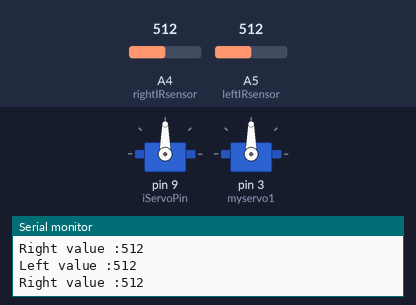
Simulated run of this sketch. Board: Arduino Uno, built with avr-gcc and run on an emulated ATmega328P. On the bench: 2 × servo, the last lines printed to the serial monitor. Inputs (shaded band) come from the test bench; at power-on: A4 (rightIRsensor) = 512, A5 (leftIRsensor) = 512.

Above: at 11.2 s.
11.3 s: A4 (rightIRsensor) set to 476
At 12.09 s:
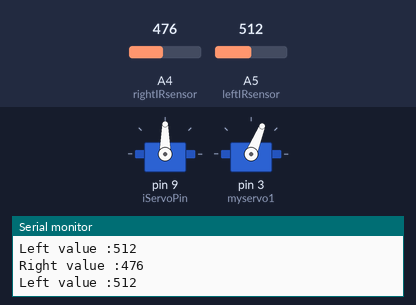
At 12.7 s:
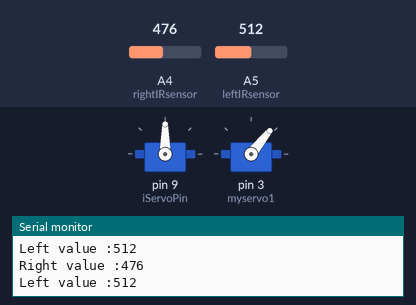
14.3 s: A5 (leftIRsensor) set to 989
17.3 s: A5 (leftIRsensor) set to 1007
20.3 s: A5 (leftIRsensor) set to 473
23.3 s: A5 (leftIRsensor) set to 443
At 23.49 s:
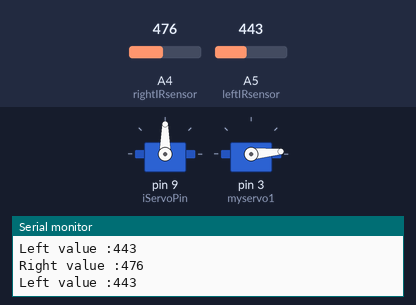
At 24.42 s:
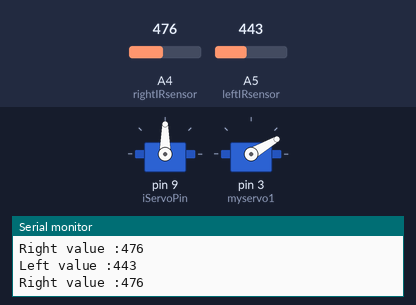
26.3 s: A4 (rightIRsensor) set to 0
Timing chart, 0 to 30.3 s (numbered marks = the images above; inputs shaded):
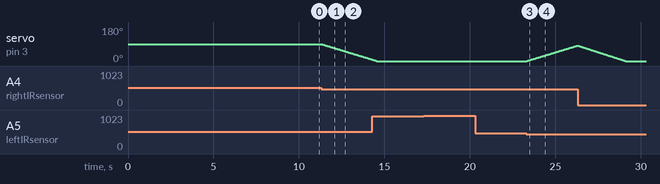

Measured:
- the behaviour switches between 492 and 491 on A4 (rightIRsensor) (found by bisection; images 0 and 1)
- the behaviour switches between 456 and 455 on A5 (leftIRsensor) (found by bisection; images 2 and 3)
- after the input at 11.3 s, servo on pin 3 (myservo1): moves from 90° to 8° over 2.9 s, starting at once
- after the input at 23.3 s, servo on pin 3 (myservo1): moves from 0° to 82° over 2.9 s, starting at once

The sketch:

Nanoclamb.ino
```cpp
#include <Servo.h>

Servo myservo;

// constants
const int iServoPin = 9;              // servo pin number
const int iMaxServoVal = 110;         // Clam open value -- this value should be adjusted to fit individual clam
const int iMinServoVal = 14;        // Clam close value -- this value should be adjusted to fit individual clam
const int iServoStep = 10;            // controls clam extension speed - increase to speed up

const int button = 12; // D12
int buttonState = 0;

char c;
int iServoVal;

Servo myservo1; // create servo object to control a servo
int rightIRsensor = A4;
int leftIRsensor = A5;
int rightvalue;
int leftvalue;
int dead_band = 20;
int pos = 90;

void setup()
{
  Serial.begin(9600);
  myservo.attach(iServoPin);        // attaches the pin to the servo object
  iServoVal =  iMinServoVal;    // intialize to min value
  // initialize the pushbutton pin as an input:
  pinMode(button, INPUT);
  delay(10000);             // 10 second delay to give you time to plug in the battery, stow it, and get clear

  myservo1.attach(3); // attaches the servo on pin 11 to the servo object
  myservo1.write(pos);
}

void loop()
{
//  buttonState = digitalRead(button);
//  if (buttonState == LOW) {
//    // turn LED on:
//    iServoVal = iMinServoVal;
//  } else {
//    // turn LED off:
//    iServoVal = iMaxServoVal;
//  }
//
//  myservo.write(iServoVal);
//
//  // delay to not overload the ADC
//  delay(500);

  simonlastwork();
}

void simonlastwork() {
  // put your main code here, to run repeatedly:
  rightvalue = analogRead(rightIRsensor); //A4
  leftvalue = analogRead(leftIRsensor); //A5


  Serial.print("Left value :");
  Serial.println(leftvalue);
  Serial.print("Right value :");
  Serial.println(rightvalue);
  if (rightvalue > leftvalue) {
    if ((rightvalue - leftvalue) > dead_band) {
      pos++;
      if (180 < pos) {
        pos = 180;
      }
      if (0 > pos) {
        pos = 0;
      }
      if ((180 >= pos) and (pos >= 0)) {
        myservo1.write(pos);
      }
    }
  }
  else if (leftvalue > rightvalue) {
    if ((leftvalue - rightvalue) > dead_band) {
      pos--;
      if (180 < pos) {
        pos = 180;
      }
      if (0 > pos) {
        pos = 0;
      }
      if ((180 >= pos) and (pos >= 0)) {
        myservo1.write(pos);
      }
    }
  }
  delay(20);
}
```
